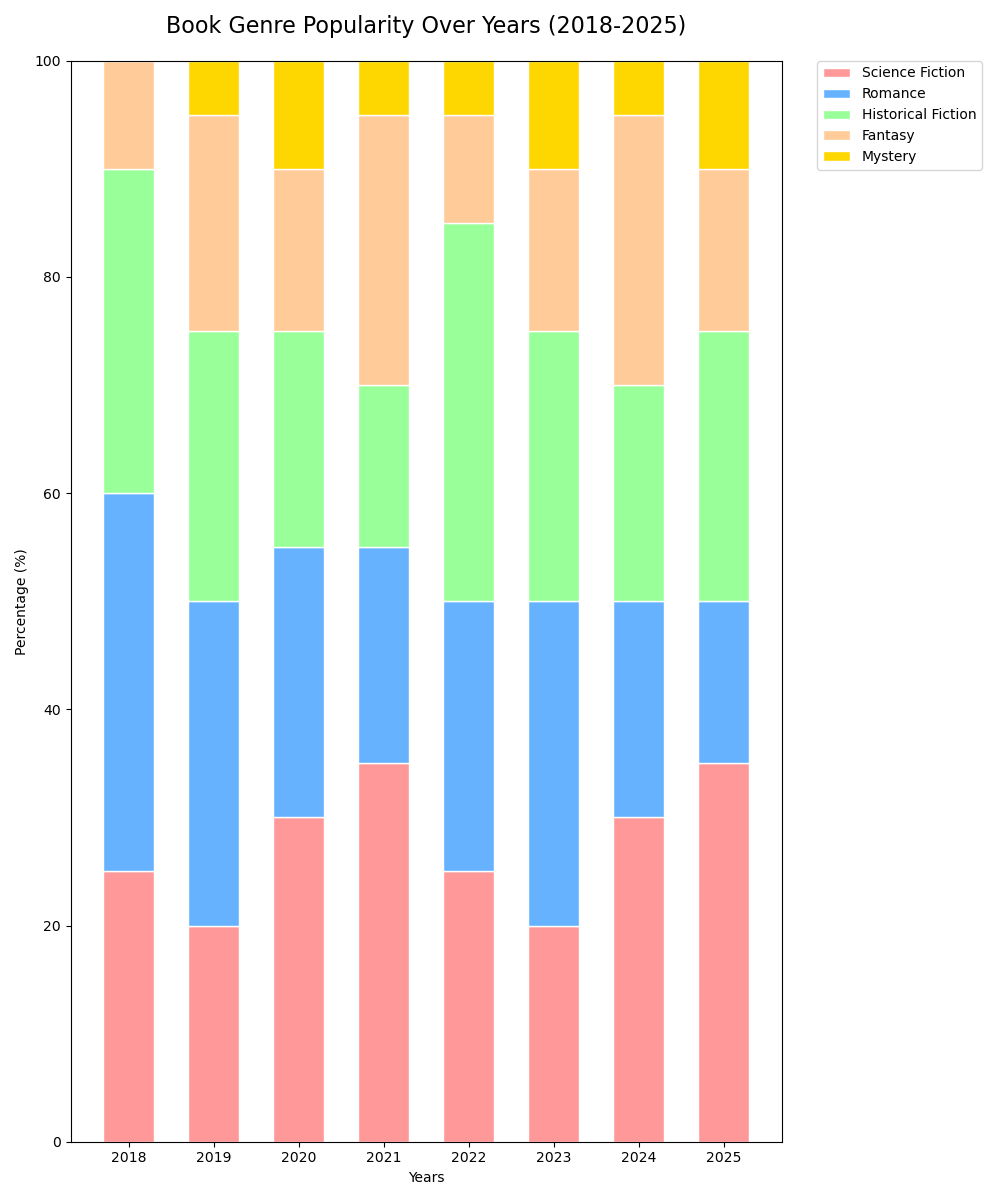

Generate this figure with Python:

import matplotlib.pyplot as plt
import numpy as np

# Data
categories = ['Science Fiction', 'Romance', 'Historical Fiction', 'Fantasy', 'Mystery']
years = ['2018', '2019', '2020', '2021', '2022', '2023', '2024', '2025']
data = np.array([
    [25, 20, 30, 35, 25, 20, 30, 35],
    [35, 30, 25, 20, 25, 30, 20, 15],
    [30, 25, 20, 15, 35, 25, 20, 25],
    [10, 20, 15, 25, 10, 15, 25, 15],
    [0, 5, 10, 5, 5, 10, 5, 10]
])

# Colors
colors = ['#FF9999', '#66B2FF', '#99FF99', '#FFCC99', '#FFD700']

# Plotting
fig, ax = plt.subplots(figsize=(10, 12))
width = 0.6

# Stacking bars vertically
for i in range(len(data)):
    if i == 0:
        ax.bar(years, data[i], color=colors[i], edgecolor='white', width=width)
    else:
        ax.bar(years, data[i], bottom=np.sum(data[:i], axis=0), color=colors[i], edgecolor='white', width=width)

# Title and labels
ax.set_title('Book Genre Popularity Over Years (2018-2025)', fontsize=16, pad=20)
ax.set_ylabel('Percentage (%)')
ax.set_xlabel('Years')
ax.legend(categories, bbox_to_anchor=(1.05, 1), loc='upper left', borderaxespad=0.)

# Show plot
plt.tight_layout()
plt.show()
